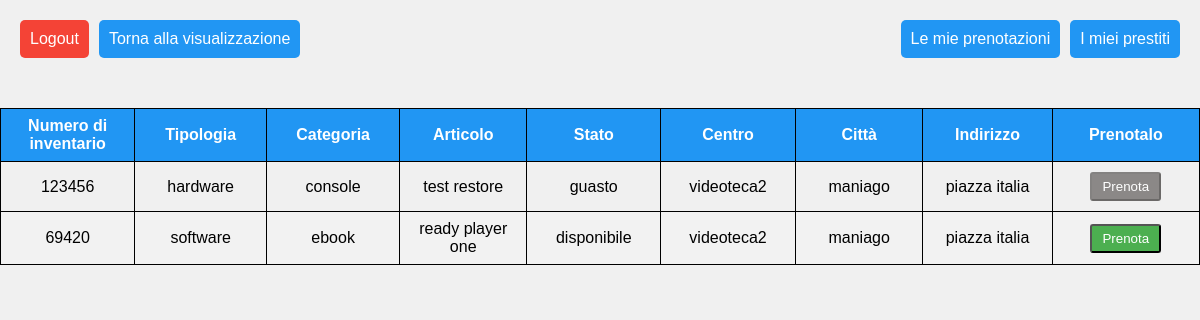
The page /cliente/cliente.php?idCentro=2 (signed in) on the database as committed earlier.
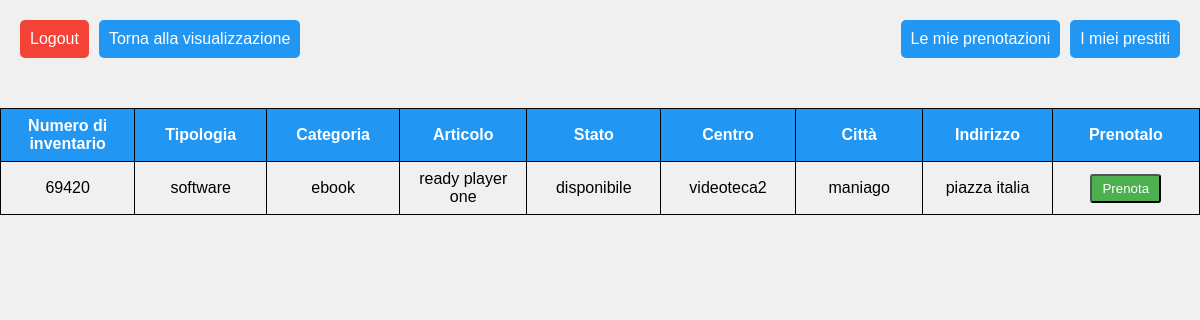
The same page on the database as committed later.
### tables this page shows
CREATE TABLE `articoli` (
  `id_articolo` int(16) NOT NULL,
  `numero_inventario` varchar(32) NOT NULL,
  `articolo` varchar(64) NOT NULL,
  `stato` set('disponibile','guasto','prenotato','in prestito') NOT NULL,
  `fk_id_categoria` int(16) DEFAULT NULL,
  `fk_id_centro` int(16) DEFAULT NULL
);

CREATE TABLE `categorie` (
  `id_categoria` int(16) NOT NULL,
  `categoria` varchar(32) NOT NULL,
  `tipologia` varchar(32) NOT NULL
);

CREATE TABLE `centri` (
  `id_centro` int(16) NOT NULL,
  `nome` varchar(32) NOT NULL,
  `citta` varchar(32) NOT NULL,
  `indirizzo` varchar(64) NOT NULL
);

### cliente/cliente.php (the view, shortened to what this page needs)
<?php
$id = $_SESSION['id_utente'];
?>
<!DOCTYPE html>
<html>
<head>
    <link rel="stylesheet" href="../style/styles.css" type="text/css">
</head>
<body>
    <div class="button-container">
        <div class="top-left-container">
            <input type="button" name="logout" value="Logout" onclick="location.href='../logout.php'">
            <input type="button" name="login" value="Torna alla visualizzazione" onclick="location.href='visualizzaCliente.php'">
        </div>
        <div class="top-right-container">
            <input type="button" name="bookings" value="Le mie prenotazioni" onclick="location.href='visualizzaPrenotazioni.php?id= <?php echo $id?> '">
            <input type="button" name="loans" value="I miei prestiti" onclick="location.href='visualizzaPrestiti.php?id= <?php echo $id?> '">
        </div>
    </div>
    <div class="container">
        <div class="table-wrapper">
            <table class="fl-table">
                <thead>
                <tr>
                    <th>Numero di inventario</th>
                    <th>Tipologia</th>
                    <th>Categoria</th>
                    <th>Articolo</th>
                    <th>Stato</th>
                    <th>Centro</th>
                    <th>Città</th>
                    <th>Indirizzo</th>
                    <th>Prenotalo</th>
                </tr>
                </thead>
                <tbody>
                <?php
                    if(isset($_GET['idCentro']))
                    {
                        $idCentro = $_GET['idCentro'];
                    }
                    if(isset($idCentro))
                    {
                        $selectSql = "SELECT id_articolo, numero_inventario, tipologia, categoria, articolo, stato, nome, citta, indirizzo
                                FROM articoli a JOIN centri c
                                ON a.fk_id_centro = c.id_centro
                                JOIN categorie cat
                                ON a.fk_id_categoria = cat.id_categoria
                                WHERE fk_id_centro = $idCentro
                                ORDER BY tipologia ASC";
                    }
                    require_once '../db.php';
                    $result = $conn->query($selectSql);
                    while($row = $result->fetch_array(MYSQLI_ASSOC))
                    {
                        $n_inventario = $row['numero_inventario'];
                        $tipologia = $row['tipologia'];
                        $categoria = $row['categoria'];
                        $articolo = $row['articolo'];
                        $stato = $row['stato'];
                        $nome = $row['nome'];
                        $citta = $row['citta'];
                        $indirizzo = $row['indirizzo'];
                        $isAvailable = ($stato == "disponibile") ? 1 : 0;
                        echo
                            '<tr>
                                <td class="colonnaNumero">'.$n_inventario.'</td>
                                <td class="colonnaTipo">'.$tipologia.'</td>
                                <td class="colonnaCategoria">'.$categoria.'</td>
                                <td class="colonnaArticolo">'.$articolo.'</td>
                                <td class="colonnaStato">'.$stato.'</td>
                                <td class="colonnaNome">'.$nome.'</td>
                                <td class="colonnaCitta">'.$citta.'</td>
                                <td class="colonnaIndirizzo">'.$indirizzo.'</td>
                                <td class="colonnaTasti">
                                    <button class="btn" type="button" onclick="location.href=\'prenota.php?id='.$row["id_articolo"].'\'" '. ($isAvailable == 1 ? "" : "disabled") . '>Prenota</button>
                                </td>
                            </tr>';
                    }
                ?>
                </tbody>
            </table>
        </div>
    </div>
</body>
</html>

Rows that differ between the two databases and show on the page:
removed articoli: numero_inventario "123456", fk_id_categoria.tipologia "hardware", fk_id_categoria.categoria "console", articolo "test restore", stato "guasto", fk_id_centro.nome "videoteca2", fk_id_centro.citta "maniago", fk_id_centro.indirizzo "piazza italia"
